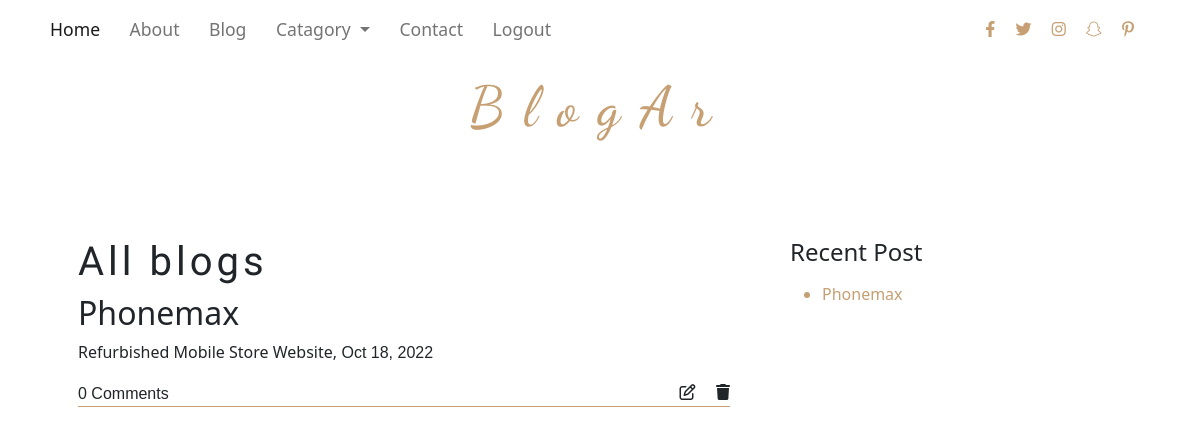
/blog (signed in), run on the app's committed database.
### main.py (models this page shows)
class Blog(db.Model, UserMixin):
    __tablename__ = 'blog'
    id = Column(Integer, primary_key=True)
    title = Column(String(250))
    subtitle = Column(String(250))
    date = Column(String(20))
    body = Column(String(250))
    blogs = relationship('Comment', cascade='all, delete', backref='blog', lazy=True)

### main.py (the view)
@app.route("/blog")
def blog():
    all_blog = db.session.query(Blog).all()
    return render_template("blog.html", blogs=all_blog, current_user=current_user, logged_in=True)

### main.py (called while the page is built)
@login_manager.user_loader
def load_user(user_id):
    return User.query.get(user_id)

### templates/blog.html
{% extends 'base.html' %}
{% block body %}
    <div class="container mt-5 p-5">
        <div class="row">
            <div class="col-lg-8 col-sm-12 pe-5">
                <div class="h3 all_blog">All blogs</div>
                {% for blog in blogs  %}
                <div class="post mb-3">
                    <p class="h2 heading_blog"><a href="{{ url_for('blog_details', id=blog.id) }}">{{blog.title}}</a></p>
                    <p>{{blog.subtitle}},<span> {{blog.date}}</span></p>
                    <span>0 Comments</span>
                    {% if current_user.id == 1 %}
                    <span style="float: right;"><a href="{{ url_for('update', id=blog.id) }}"><i class="fa-regular fa-pen-to-square"></i></a> <a href="{{ url_for('delete',id=blog.id) }}"><i class="fa-solid fa-trash ms-3"></i></a></span>
                    {% endif %}
                </div>
                {% endfor %}
            </div>
            <div class="col-lg-4 col-sm-12">
                <div class="h4">Recent Post</div>
                <ul>
                    {% for blog in blogs[:-6:-1]  %}
                    <li class="blog_title mt-3"><a href="{{ url_for('blog_details', id=blog.id) }}">{{blog.title}}</a></li>
                    {% endfor %}
                </ul>
            </div>
        </div>
    </div>
{% endblock body %}

### static/css/style.css (style rules this page uses)
* { padding: 0; margin: 0; box-sizing: border-box; }
span { font-family: 'Source Sans Pro', sans-serif; }
.all_blog { font-family: 'Alkalami', serif; letter-spacing: 4px; font-size: 2.5rem; }
.heading_blog a { color: #212529; text-decoration: none; }
.post { border-bottom: 1px solid #c69f73; }
.blog_title a,li { color: #c69f73; text-decoration: none; }
.post span i { cursor: pointer; }
.post span a { color: #212529; text-decoration: none; }

### data on the page
Blog: title "Phonemax", subtitle "Refurbished Mobile Store Website", date "Oct 18, 2022"
